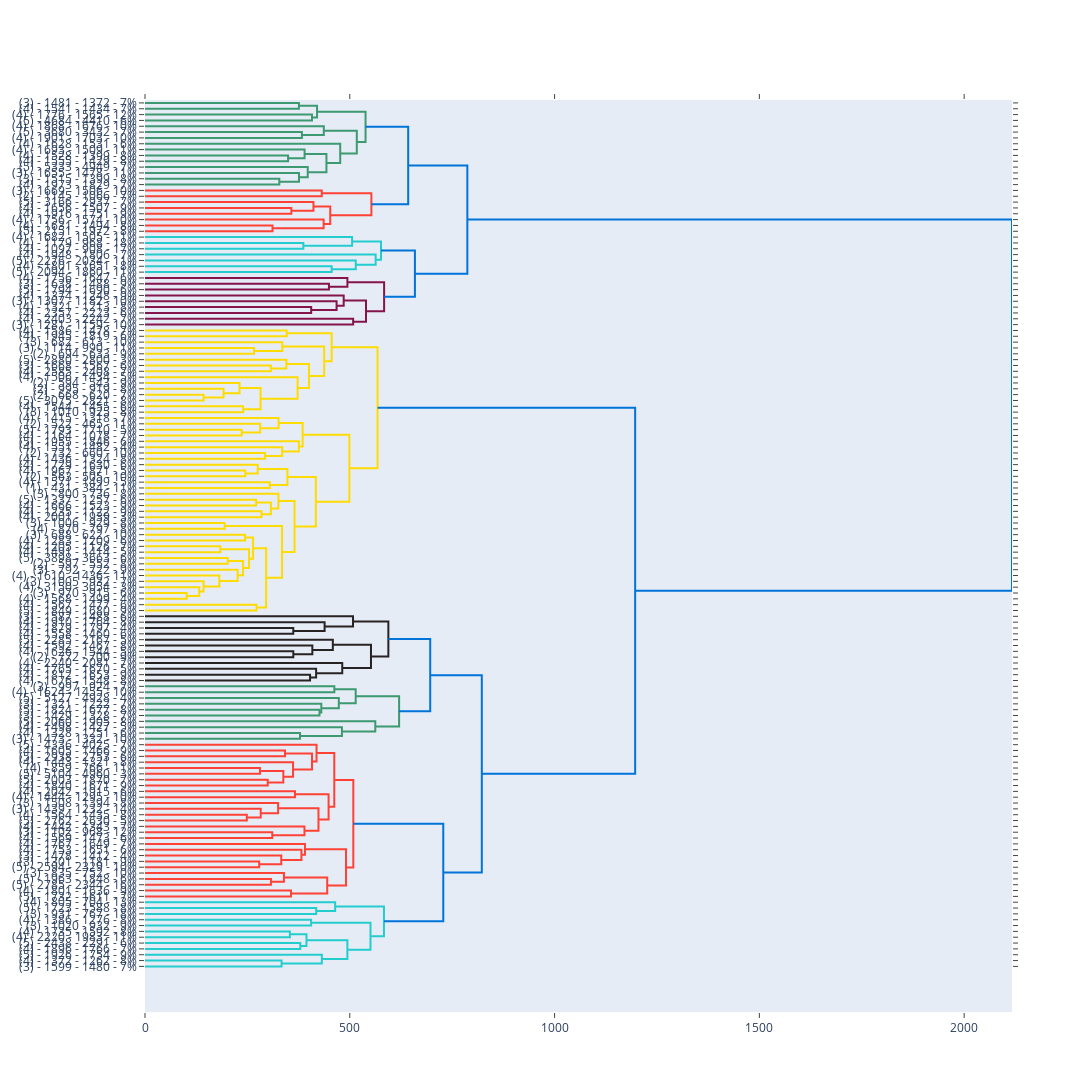

Notebook code cell kept with this figure:
### Code cell
import pandas as pd
import plotly.figure_factory as ff
from scipy.cluster.hierarchy import linkage

def create_dendrogram_from_csv(csv_path, color_threshold=825, width=1600, height=1800):
    clu_df = pd.read_csv(csv_path)
    if "Label" in clu_df.columns:
        labels = clu_df["Label"].values
        non_clustering = ["Hotel Name", "Label", "Hotel Stars", "Original Price", "Discount Price", "DiscountPerc"]
    else:
        labels = clu_df["Hotel Name"].values
        non_clustering = ["Hotel Name", "Hotel Stars", "Original Price", "Discount Price", "DiscountPerc"]
    X = clu_df.drop(columns=non_clustering, errors='ignore').values
    Z = linkage(X, method='ward')
    fig = ff.create_dendrogram(
        X,
        orientation='left',
        labels=labels,
        color_threshold=color_threshold,
        linkagefun=lambda x: Z
    )
    fig.update_layout(width=width, height=height)
    fig.show()
    return fig

color_threshold_list = [625]
for color_threshold in color_threshold_list:
    print(f'color_threshold={color_threshold}')
    create_dendrogram_from_csv("../data/hotels_clustering_data_with_summary.csv", color_threshold=color_threshold)

### Figure 1 — Plotly figure (JSON) as saved in the notebook; plotly's stock layout.template omitted (floating-point values rounded to 4 significant figures; data arrays with more than 128 entries replaced by an {"elided": "..."} marker saying what was removed)
{"data": [{"hoverinfo": "text", "marker": {"color": "rgb(61,153,112)"}, "mode": "lines", "type": "scatter", "x": [0.0, 375.7, 375.7, 0.0], "xaxis": "x", "y": [-5.0, -5.0, -15.0, -15.0], "yaxis": "y"}, {"hoverinfo": "text", "marker": {"color": "rgb(61,153,112)"}, "mode": "lines", "type": "scatter", "x": [0.0, 407.7, 407.7, 0.0], "xaxis": "x", "y": [-25.0, -25.0, -35.0, -35.0], "yaxis": "y"}, {"hoverinfo": "text", "marker": {"color": "rgb(61,153,112)"}, "mode": "lines", "type": "scatter", "x": [375.7, 420.0, 420.0, 407.7], "xaxis": "x", "y": [-10.0, -10.0, -30.0, -30.0], "yaxis": "y"}, {"hoverinfo": "text", "marker": {"color": "rgb(61,153,112)"}, "mode": "lines", "type": "scatter", "x": [0.0, 383.1, 383.1, 0.0], "xaxis": "x", "y": [-55.0, -55.0, -65.0, -65.0], "yaxis": "y"}, {"hoverinfo": "text", "marker": {"color": "rgb(61,153,112)"}, "mode": "lines", "type": "scatter", "x": [0.0, 436.6, 436.6, 383.1], "xaxis": "x", "y": [-45.0, -45.0, -60.0, -60.0], "yaxis": "y"}, {"hoverinfo": "text", "marker": {"color": "rgb(61,153,112)"}, "mode": "lines", "type": "scatter", "x": [0.0, 349.4, 349.4, 0.0], "xaxis": "x", "y": [-95.0, -95.0, -105.0, -105.0], "yaxis": "y"}, {"hoverinfo": "text", "marker": {"color": "rgb(61,153,112)"}, "mode": "lines", "type": "scatter", "x": [0.0, 389.6, 389.6, 349.4], "xaxis": "x", "y": [-85.0, -85.0, -100.0, -100.0], "yaxis": "y"}, {"hoverinfo": "text", "marker": {"color": "rgb(61,153,112)"}, "mode": "lines", "type": "scatter", "x": [0.0, 327.9, 327.9, 0.0], "xaxis": "x", "y": [-135.0, -135.0, -145.0, -145.0], "yaxis": "y"}, {"hoverinfo": "text", "marker": {"color": "rgb(61,153,112)"}, "mode": "lines", "type": "scatter", "x": [0.0, 375.9, 375.9, 327.9], "xaxis": "x", "y": [-125.0, -125.0, -140.0, -140.0], "yaxis": "y"}, {"hoverinfo": "text", "marker": {"color": "rgb(61,153,112)"}, "mode": "lines", "type": "scatter", "x": [0.0, 397.3, 397.3, 375.9], "xaxis": "x", "y": [-115.0, -115.0, -132.5, -132.5], "yaxis": "y"}, {"hoverinfo": "text", "marker": {"color": "rgb(61,153,112)"}, "mode": "lines", "type": "scatter", "x": [389.6, 443.0, 443.0, 397.3], "xaxis": "x", "y": [-92.5, -92.5, -123.8, -123.8], "yaxis": "y"}, {"hoverinfo": "text", "marker": {"color": "rgb(61,153,112)"}, "mode": "lines", "type": "scatter", "x": [0.0, 476.6, 476.6, 443.0], "xaxis": "x", "y": [-75.0, -75.0, -108.1, -108.1], "yaxis": "y"}, {"hoverinfo": "text", "marker": {"color": "rgb(61,153,112)"}, "mode": "lines", "type": "scatter", "x": [436.6, 517.1, 517.1, 476.6], "xaxis": "x", "y": [-52.5, -52.5, -91.56, -91.56], "yaxis": "y"}, {"hoverinfo": "text", "marker": {"color": "rgb(61,153,112)"}, "mode": "lines", "type": "scatter", "x": [420.0, 538.5, 538.5, 517.1], "xaxis": "x", "y": [-20.0, -20.0, -72.03, -72.03], "yaxis": "y"}, {"hoverinfo": "text", "marker": {"color": "rgb(255,65,54)"}, "mode": "lines", "type": "scatter", "x": [0.0, 431.6, 431.6, 0.0], "xaxis": "x", "y": [-155.0, -155.0, -165.0, -165.0], "yaxis": "y"}, {"hoverinfo": "text", "marker": {"color": "rgb(255,65,54)"}, "mode": "lines", "type": "scatter", "x": [0.0, 357.3, 357.3, 0.0], "xaxis": "x", "y": [-185.0, -185.0, -195.0, -195.0], "yaxis": "y"}, {"hoverinfo": "text", "marker": {"color": "rgb(255,65,54)"}, "mode": "lines", "type": "scatter", "x": [0.0, 411.3, 411.3, 357.3], "xaxis": "x", "y": [-175.0, -175.0, -190.0, -190.0], "yaxis": "y"}, {"hoverinfo": "text", "marker": {"color": "rgb(255,65,54)"}, "mode": "lines", "type": "scatter", "x": [0.0, 311.3, 311.3, 0.0], "xaxis": "x", "y": [-215.0, -215.0, -225.0, -225.0], "yaxis": "y"}, {"hoverinfo": "text", "marker": {"color": "rgb(255,65,54)"}, "mode": "lines", "type": "scatter", "x": [0.0, 436.1, 436.1, 311.3], "xaxis": "x", "y": [-205.0, -205.0, -220.0, -220.0], "yaxis": "y"}, {"hoverinfo": "text", "marker": {"color": "rgb(255,65,54)"}, "mode": "lines", "type": "scatter", "x": [411.3, 452.3, 452.3, 436.1], "xaxis": "x", "y": [-182.5, -182.5, -212.5, -212.5], "yaxis": "y"}, {"hoverinfo": "text", "marker": {"color": "rgb(255,65,54)"}, "mode": "lines", "type": "scatter", "x": [431.6, 552.7, 552.7, 452.3], "xaxis": "x", "y": [-160.0, -160.0, -197.5, -197.5], "yaxis": "y"}, {"hoverinfo": "text", "marker": {"color": "rgb(0,116,217)"}, "mode": "lines", "type": "scatter", "x": [538.5, 642.6, 642.6, 552.7], "xaxis": "x", "y": [-46.02, -46.02, -178.8, -178.8], "yaxis": "y"}, {"hoverinfo": "text", "marker": {"color": "rgb(35,205,205)"}, "mode": "lines", "type": "scatter", "x": [0.0, 386.6, 386.6, 0.0], "xaxis": "x", "y": [-245.0, -245.0, -255.0, -255.0], "yaxis": "y"}, {"hoverinfo": "text", "marker": {"color": "rgb(35,205,205)"}, "mode": "lines", "type": "scatter", "x": [0.0, 505.6, 505.6, 386.6], "xaxis": "x", "y": [-235.0, -235.0, -250.0, -250.0], "yaxis": "y"}, {"hoverinfo": "text", "marker": {"color": "rgb(35,205,205)"}, "mode": "lines", "type": "scatter", "x": [0.0, 455.8, 455.8, 0.0], "xaxis": "x", "y": [-285.0, -285.0, -295.0, -295.0], "yaxis": "y"}, {"hoverinfo": "text", "marker": {"color": "rgb(35,205,205)"}, "mode": "lines", "type": "scatter", "x": [0.0, 514.6, 514.6, 455.8], "xaxis": "x", "y": [-275.0, -275.0, -290.0, -290.0], "yaxis": "y"}, {"hoverinfo": "text", "marker": {"color": "rgb(35,205,205)"}, "mode": "lines", "type": "scatter", "x": [0.0, 563.2, 563.2, 514.6], "xaxis": "x", "y": [-265.0, -265.0, -282.5, -282.5], "yaxis": "y"}, {"hoverinfo": "text", "marker": {"color": "rgb(35,205,205)"}, "mode": "lines", "type": "scatter", "x": [505.6, 576.2, 576.2, 563.2], "xaxis": "x", "y": [-242.5, -242.5, -273.8, -273.8], "yaxis": "y"}, {"hoverinfo": "text", "marker": {"color": "rgb(133,20,75)"}, "mode": "lines", "type": "scatter", "x": [0.0, 449.1, 449.1, 0.0], "xaxis": "x", "y": [-315.0, -315.0, -325.0, -325.0], "yaxis": "y"}, {"hoverinfo": "text", "marker": {"color": "rgb(133,20,75)"}, "mode": "lines", "type": "scatter", "x": [0.0, 494.2, 494.2, 449.1], "xaxis": "x", "y": [-305.0, -305.0, -320.0, -320.0], "yaxis": "y"}, {"hoverinfo": "text", "marker": {"color": "rgb(133,20,75)"}, "mode": "lines", "type": "scatter", "x": [0.0, 405.7, 405.7, 0.0], "xaxis": "x", "y": [-355.0, -355.0, -365.0, -365.0], "yaxis": "y"}, {"hoverinfo": "text", "marker": {"color": "rgb(133,20,75)"}, "mode": "lines", "type": "scatter", "x": [0.0, 467.8, 467.8, 405.7], "xaxis": "x", "y": [-345.0, -345.0, -360.0, -360.0], "yaxis": "y"}, {"hoverinfo": "text", "marker": {"color": "rgb(133,20,75)"}, "mode": "lines", "type": "scatter", "x": [0.0, 485.1, 485.1, 467.8], "xaxis": "x", "y": [-335.0, -335.0, -352.5, -352.5], "yaxis": "y"}, {"hoverinfo": "text", "marker": {"color": "rgb(133,20,75)"}, "mode": "lines", "type": "scatter", "x": [0.0, 508.2, 508.2, 0.0], "xaxis": "x", "y": [-375.0, -375.0, -385.0, -385.0], "yaxis": "y"}, {"hoverinfo": "text", "marker": {"color": "rgb(133,20,75)"}, "mode": "lines", "type": "scatter", "x": [485.1, 539.6, 539.6, 508.2], "xaxis": "x", "y": [-343.8, -343.8, -380.0, -380.0], "yaxis": "y"}, {"hoverinfo": "text", "marker": {"color": "rgb(133,20,75)"}, "mode": "lines", "type": "scatter", "x": [494.2, 583.8, 583.8, 539.6], "xaxis": "x", "y": [-312.5, -312.5, -361.9, -361.9], "yaxis": "y"}, {"hoverinfo": "text", "marker": {"color": "rgb(0,116,217)"}, "mode": "lines", "type": "scatter", "x": [576.2, 659.0, 659.0, 583.8], "xaxis": "x", "y": [-258.1, -258.1, -337.2, -337.2], "yaxis": "y"}, {"hoverinfo": "text", "marker": {"color": "rgb(0,116,217)"}, "mode": "lines", "type": "scatter", "x": [642.6, 787.0, 787.0, 659.0], "xaxis": "x", "y": [-112.4, -112.4, -297.7, -297.7], "yaxis": "y"}, {"hoverinfo": "text", "marker": {"color": "rgb(255,220,0)"}, "mode": "lines", "type": "scatter", "x": [0.0, 346.0, 346.0, 0.0], "xaxis": "x", "y": [-395.0, -395.0, -405.0, -405.0], "yaxis": "y"}, {"hoverinfo": "text", "marker": {"color": "rgb(255,220,0)"}, "mode": "lines", "type": "scatter", "x": [0.0, 266.2, 266.2, 0.0], "xaxis": "x", "y": [-425.0, -425.0, -435.0, -435.0], "yaxis": "y"}, {"hoverinfo": "text", "marker": {"color": "rgb(255,220,0)"}, "mode": "lines", "type": "scatter", "x": [0.0, 335.2, 335.2, 266.2], "xaxis": "x", "y": [-415.0, -415.0, -430.0, -430.0], "yaxis": "y"}, {"hoverinfo": "text", "marker": {"color": "rgb(255,220,0)"}, "mode": "lines", "type": "scatter", "x": [0.0, 307.2, 307.2, 0.0], "xaxis": "x", "y": [-455.0, -455.0, -465.0, -465.0], "yaxis": "y"}, {"hoverinfo": "text", "marker": {"color": "rgb(255,220,0)"}, "mode": "lines", "type": "scatter", "x": [0.0, 345.2, 345.2, 307.2], "xaxis": "x", "y": [-445.0, -445.0, -460.0, -460.0], "yaxis": "y"}, {"hoverinfo": "text", "marker": {"color": "rgb(255,220,0)"}, "mode": "lines", "type": "scatter", "x": [0.0, 143.1, 143.1, 0.0], "xaxis": "x", "y": [-505.0, -505.0, -515.0, -515.0], "yaxis": "y"}, {"hoverinfo": "text", "marker": {"color": "rgb(255,220,0)"}, "mode": "lines", "type": "scatter", "x": [0.0, 191.7, 191.7, 143.1], "xaxis": "x", "y": [-495.0, -495.0, -510.0, -510.0], "yaxis": "y"}, {"hoverinfo": "text", "marker": {"color": "rgb(255,220,0)"}, "mode": "lines", "type": "scatter", "x": [0.0, 230.8, 230.8, 191.7], "xaxis": "x", "y": [-485.0, -485.0, -502.5, -502.5], "yaxis": "y"}, {"hoverinfo": "text", "marker": {"color": "rgb(255,220,0)"}, "mode": "lines", "type": "scatter", "x": [0.0, 239.7, 239.7, 0.0], "xaxis": "x", "y": [-525.0, -525.0, -535.0, -535.0], "yaxis": "y"}, {"hoverinfo": "text", "marker": {"color": "rgb(255,220,0)"}, "mode": "lines", "type": "scatter", "x": [230.8, 282.1, 282.1, 239.7], "xaxis": "x", "y": [-493.8, -493.8, -530.0, -530.0], "yaxis": "y"}, {"hoverinfo": "text", "marker": {"color": "rgb(255,220,0)"}, "mode": "lines", "type": "scatter", "x": [0.0, 372.6, 372.6, 282.1], "xaxis": "x", "y": [-475.0, -475.0, -511.9, -511.9], "yaxis": "y"}, {"hoverinfo": "text", "marker": {"color": "rgb(255,220,0)"}, "mode": "lines", "type": "scatter", "x": [345.2, 400.3, 400.3, 372.6], "xaxis": "x", "y": [-452.5, -452.5, -493.4, -493.4], "yaxis": "y"}, {"hoverinfo": "text", "marker": {"color": "rgb(255,220,0)"}, "mode": "lines", "type": "scatter", "x": [335.2, 437.5, 437.5, 400.3], "xaxis": "x", "y": [-422.5, -422.5, -473.0, -473.0], "yaxis": "y"}, {"hoverinfo": "text", "marker": {"color": "rgb(255,220,0)"}, "mode": "lines", "type": "scatter", "x": [346.0, 455.8, 455.8, 437.5], "xaxis": "x", "y": [-400.0, -400.0, -447.7, -447.7], "yaxis": "y"}, {"hoverinfo": "text", "marker": {"color": "rgb(255,220,0)"}, "mode": "lines", "type": "scatter", "x": [0.0, 236.2, 236.2, 0.0], "xaxis": "x", "y": [-565.0, -565.0, -575.0, -575.0], "yaxis": "y"}, {"hoverinfo": "text", "marker": {"color": "rgb(255,220,0)"}, "mode": "lines", "type": "scatter", "x": [0.0, 281.2, 281.2, 236.2], "xaxis": "x", "y": [-555.0, -555.0, -570.0, -570.0], "yaxis": "y"}, {"hoverinfo": "text", "marker": {"color": "rgb(255,220,0)"}, "mode": "lines", "type": "scatter", "x": [0.0, 326.1, 326.1, 281.2], "xaxis": "x", "y": [-545.0, -545.0, -562.5, -562.5], "yaxis": "y"}, {"hoverinfo": "text", "marker": {"color": "rgb(255,220,0)"}, "mode": "lines", "type": "scatter", "x": [0.0, 293.1, 293.1, 0.0], "xaxis": "x", "y": [-605.0, -605.0, -615.0, -615.0], "yaxis": "y"}, {"hoverinfo": "text", "marker": {"color": "rgb(255,220,0)"}, "mode": "lines", "type": "scatter", "x": [0.0, 335.0, 335.0, 293.1], "xaxis": "x", "y": [-595.0, -595.0, -610.0, -610.0], "yaxis": "y"}, {"hoverinfo": "text", "marker": {"color": "rgb(255,220,0)"}, "mode": "lines", "type": "scatter", "x": [0.0, 375.6, 375.6, 335.0], "xaxis": "x", "y": [-585.0, -585.0, -602.5, -602.5], "yaxis": "y"}, {"hoverinfo": "text", "marker": {"color": "rgb(255,220,0)"}, "mode": "lines", "type": "scatter", "x": [326.1, 384.9, 384.9, 375.6], "xaxis": "x", "y": [-553.8, -553.8, -593.8, -593.8], "yaxis": "y"}, {"hoverinfo": "text", "marker": {"color": "rgb(255,220,0)"}, "mode": "lines", "type": "scatter", "x": [0.0, 245.0, 245.0, 0.0], "xaxis": "x", "y": [-635.0, -635.0, -645.0, -645.0], "yaxis": "y"}, {"hoverinfo": "text", "marker": {"color": "rgb(255,220,0)"}, "mode": "lines", "type": "scatter", "x": [0.0, 275.3, 275.3, 245.0], "xaxis": "x", "y": [-625.0, -625.0, -640.0, -640.0], "yaxis": "y"}, {"hoverinfo": "text", "marker": {"color": "rgb(255,220,0)"}, "mode": "lines", "type": "scatter", "x": [0.0, 304.6, 304.6, 0.0], "xaxis": "x", "y": [-655.0, -655.0, -665.0, -665.0], "yaxis": "y"}, {"hoverinfo": "text", "marker": {"color": "rgb(255,220,0)"}, "mode": "lines", "type": "scatter", "x": [275.3, 347.6, 347.6, 304.6], "xaxis": "x", "y": [-632.5, -632.5, -660.0, -660.0], "yaxis": "y"}, {"hoverinfo": "text", "marker": {"color": "rgb(255,220,0)"}, "mode": "lines", "type": "scatter", "x": [0.0, 271.3, 271.3, 0.0], "xaxis": "x", "y": [-685.0, -685.0, -695.0, -695.0], "yaxis": "y"}, {"hoverinfo": "text", "marker": {"color": "rgb(255,220,0)"}, "mode": "lines", "type": "scatter", "x": [0.0, 284.5, 284.5, 0.0], "xaxis": "x", "y": [-705.0, -705.0, -715.0, -715.0], "yaxis": "y"}, {"hoverinfo": "text", "marker": {"color": "rgb(255,220,0)"}, "mode": "lines", "type": "scatter", "x": [271.3, 307.4, 307.4, 284.5], "xaxis": "x", "y": [-690.0, -690.0, -710.0, -710.0], "yaxis": "y"}, {"hoverinfo": "text", "marker": {"color": "rgb(255,220,0)"}, "mode": "lines", "type": "scatter", "x": [0.0, 325.7, 325.7, 307.4], "xaxis": "x", "y": [-675.0, -675.0, -700.0, -700.0], "yaxis": "y"}, {"hoverinfo": "text", "marker": {"color": "rgb(255,220,0)"}, "mode": "lines", "type": "scatter", "x": [0.0, 194.5, 194.5, 0.0], "xaxis": "x", "y": [-725.0, -725.0, -735.0, -735.0], "yaxis": "y"}, {"hoverinfo": "text", "marker": {"color": "rgb(255,220,0)"}, "mode": "lines", "type": "scatter", "x": [0.0, 244.3, 244.3, 0.0], "xaxis": "x", "y": [-745.0, -745.0, -755.0, -755.0], "yaxis": "y"}, {"hoverinfo": "text", "marker": {"color": "rgb(255,220,0)"}, "mode": "lines", "type": "scatter", "x": [0.0, 184.0, 184.0, 0.0], "xaxis": "x", "y": [-765.0, -765.0, -775.0, -775.0], "yaxis": "y"}, {"hoverinfo": "text", "marker": {"color": "rgb(255,220,0)"}, "mode": "lines", "type": "scatter", "x": [0.0, 201.9, 201.9, 0.0], "xaxis": "x", "y": [-785.0, -785.0, -795.0, -795.0], "yaxis": "y"}, {"hoverinfo": "text", "marker": {"color": "rgb(255,220,0)"}, "mode": "lines", "type": "scatter", "x": [0.0, 101.6, 101.6, 0.0], "xaxis": "x", "y": [-845.0, -845.0, -855.0, -855.0], "yaxis": "y"}, {"hoverinfo": "text", "marker": {"color": "rgb(255,220,0)"}, "mode": "lines", "type": "scatter", "x": [0.0, 132.5, 132.5, 101.6], "xaxis": "x", "y": [-835.0, -835.0, -850.0, -850.0], "yaxis": "y"}, {"hoverinfo": "text", "marker": {"color": "rgb(255,220,0)"}, "mode": "lines", "type": "scatter", "x": [0.0, 143.0, 143.0, 132.5], "xaxis": "x", "y": [-825.0, -825.0, -842.5, -842.5], "yaxis": "y"}, {"hoverinfo": "text", "marker": {"color": "rgb(255,220,0)"}, "mode": "lines", "type": "scatter", "x": [0.0, 181.5, 181.5, 143.0], "xaxis": "x", "y": [-815.0, -815.0, -833.8, -833.8], "yaxis": "y"}, {"hoverinfo": "text", "marker": {"color": "rgb(255,220,0)"}, "mode": "lines", "type": "scatter", "x": [0.0, 226.2, 226.2, 181.5], "xaxis": "x", "y": [-805.0, -805.0, -824.4, -824.4], "yaxis": "y"}, {"hoverinfo": "text", "marker": {"color": "rgb(255,220,0)"}, "mode": "lines", "type": "scatter", "x": [201.9, 239.3, 239.3, 226.2], "xaxis": "x", "y": [-790.0, -790.0, -814.7, -814.7], "yaxis": "y"}, {"hoverinfo": "text", "marker": {"color": "rgb(255,220,0)"}, "mode": "lines", "type": "scatter", "x": [184.0, 254.0, 254.0, 239.3], "xaxis": "x", "y": [-770.0, -770.0, -802.3, -802.3], "yaxis": "y"}, {"hoverinfo": "text", "marker": {"color": "rgb(255,220,0)"}, "mode": "lines", "type": "scatter", "x": [244.3, 263.8, 263.8, 254.0], "xaxis": "x", "y": [-750.0, -750.0, -786.2, -786.2], "yaxis": "y"}, {"hoverinfo": "text", "marker": {"color": "rgb(255,220,0)"}, "mode": "lines", "type": "scatter", "x": [0.0, 272.3, 272.3, 0.0], "xaxis": "x", "y": [-865.0, -865.0, -875.0, -875.0], "yaxis": "y"}, {"hoverinfo": "text", "marker": {"color": "rgb(255,220,0)"}, "mode": "lines", "type": "scatter", "x": [263.8, 295.8, 295.8, 272.3], "xaxis": "x", "y": [-768.1, -768.1, -870.0, -870.0], "yaxis": "y"}, {"hoverinfo": "text", "marker": {"color": "rgb(255,220,0)"}, "mode": "lines", "type": "scatter", "x": [194.5, 334.6, 334.6, 295.8], "xaxis": "x", "y": [-730.0, -730.0, -819.0, -819.0], "yaxis": "y"}, {"hoverinfo": "text", "marker": {"color": "rgb(255,220,0)"}, "mode": "lines", "type": "scatter", "x": [325.7, 365.2, 365.2, 334.6], "xaxis": "x", "y": [-687.5, -687.5, -774.5, -774.5], "yaxis": "y"}, {"hoverinfo": "text", "marker": {"color": "rgb(255,220,0)"}, "mode": "lines", "type": "scatter", "x": [347.6, 417.2, 417.2, 365.2], "xaxis": "x", "y": [-646.2, -646.2, -731.0, -731.0], "yaxis": "y"}, {"hoverinfo": "text", "marker": {"color": "rgb(255,220,0)"}, "mode": "lines", "type": "scatter", "x": [384.9, 499.0, 499.0, 417.2], "xaxis": "x", "y": [-573.8, -573.8, -688.6, -688.6], "yaxis": "y"}, {"hoverinfo": "text", "marker": {"color": "rgb(255,220,0)"}, "mode": "lines", "type": "scatter", "x": [455.8, 567.7, 567.7, 499.0], "xaxis": "x", "y": [-423.9, -423.9, -631.2, -631.2], "yaxis": "y"}, {"hoverinfo": "text", "marker": {"color": "rgb(40,35,35)"}, "mode": "lines", "type": "scatter", "x": [0.0, 362.0, 362.0, 0.0], "xaxis": "x", "y": [-905.0, -905.0, -915.0, -915.0], "yaxis": "y"}, {"hoverinfo": "text", "marker": {"color": "rgb(40,35,35)"}, "mode": "lines", "type": "scatter", "x": [0.0, 438.5, 438.5, 362.0], "xaxis": "x", "y": [-895.0, -895.0, -910.0, -910.0], "yaxis": "y"}, {"hoverinfo": "text", "marker": {"color": "rgb(40,35,35)"}, "mode": "lines", "type": "scatter", "x": [0.0, 507.9, 507.9, 438.5], "xaxis": "x", "y": [-885.0, -885.0, -902.5, -902.5], "yaxis": "y"}, {"hoverinfo": "text", "marker": {"color": "rgb(40,35,35)"}, "mode": "lines", "type": "scatter", "x": [0.0, 362.1, 362.1, 0.0], "xaxis": "x", "y": [-945.0, -945.0, -955.0, -955.0], "yaxis": "y"}, {"hoverinfo": "text", "marker": {"color": "rgb(40,35,35)"}, "mode": "lines", "type": "scatter", "x": [0.0, 408.6, 408.6, 362.1], "xaxis": "x", "y": [-935.0, -935.0, -950.0, -950.0], "yaxis": "y"}, {"hoverinfo": "text", "marker": {"color": "rgb(40,35,35)"}, "mode": "lines", "type": "scatter", "x": [0.0, 458.6, 458.6, 408.6], "xaxis": "x", "y": [-925.0, -925.0, -942.5, -942.5], "yaxis": "y"}, {"hoverinfo": "text", "marker": {"color": "rgb(40,35,35)"}, "mode": "lines", "type": "scatter", "x": [0.0, 403.0, 403.0, 0.0], "xaxis": "x", "y": [-985.0, -985.0, -995.0, -995.0], "yaxis": "y"}, {"hoverinfo": "text", "marker": {"color": "rgb(40,35,35)"}, "mode": "lines", "type": "scatter", "x": [0.0, 417.8, 417.8, 403.0], "xaxis": "x", "y": [-975.0, -975.0, -990.0, -990.0], "yaxis": "y"}, {"hoverinfo": "text", "marker": {"color": "rgb(40,35,35)"}, "mode": "lines", "type": "scatter", "x": [0.0, 481.6, 481.6, 417.8], "xaxis": "x", "y": [-965.0, -965.0, -982.5, -982.5], "yaxis": "y"}, {"hoverinfo": "text", "marker": {"color": "rgb(40,35,35)"}, "mode": "lines", "type": "scatter", "x": [458.6, 551.7, 551.7, 481.6], "xaxis": "x", "y": [-933.8, -933.8, -973.8, -973.8], "yaxis": "y"}, {"hoverinfo": "text", "marker": {"color": "rgb(40,35,35)"}, "mode": "lines", "type": "scatter", "x": [507.9, 594.1, 594.1, 551.7], "xaxis": "x", "y": [-893.8, -893.8, -953.8, -953.8], "yaxis": "y"}, {"hoverinfo": "text", "marker": {"color": "rgb(61,153,112)"}, "mode": "lines", "type": "scatter", "x": [0.0, 462.3, 462.3, 0.0], "xaxis": "x", "y": [-1005.0, -1005.0, -1015.0, -1015.0], "yaxis": "y"}, {"hoverinfo": "text", "marker": {"color": "rgb(61,153,112)"}, "mode": "lines", "type": "scatter", "x": [0.0, 426.0, 426.0, 0.0], "xaxis": "x", "y": [-1045.0, -1045.0, -1055.0, -1055.0], "yaxis": "y"}, {"hoverinfo": "text", "marker": {"color": "rgb(61,153,112)"}, "mode": "lines", "type": "scatter", "x": [0.0, 430.5, 430.5, 426.0], "xaxis": "x", "y": [-1035.0, -1035.0, -1050.0, -1050.0], "yaxis": "y"}, {"hoverinfo": "text", "marker": {"color": "rgb(61,153,112)"}, "mode": "lines", "type": "scatter", "x": [0.0, 473.2, 473.2, 430.5], "xaxis": "x", "y": [-1025.0, -1025.0, -1042.0, -1042.0], "yaxis": "y"}, {"hoverinfo": "text", "marker": {"color": "rgb(61,153,112)"}, "mode": "lines", "type": "scatter", "x": [462.3, 514.4, 514.4, 473.2], "xaxis": "x", "y": [-1010.0, -1010.0, -1034.0, -1034.0], "yaxis": "y"}, {"hoverinfo": "text", "marker": {"color": "rgb(61,153,112)"}, "mode": "lines", "type": "scatter", "x": [0.0, 378.5, 378.5, 0.0], "xaxis": "x", "y": [-1085.0, -1085.0, -1095.0, -1095.0], "yaxis": "y"}, {"hoverinfo": "text", "marker": {"color": "rgb(61,153,112)"}, "mode": "lines", "type": "scatter", "x": [0.0, 480.8, 480.8, 378.5], "xaxis": "x", "y": [-1075.0, -1075.0, -1090.0, -1090.0], "yaxis": "y"}, {"hoverinfo": "text", "marker": {"color": "rgb(61,153,112)"}, "mode": "lines", "type": "scatter", "x": [0.0, 562.3, 562.3, 480.8], "xaxis": "x", "y": [-1065.0, -1065.0, -1082.0, -1082.0], "yaxis": "y"}, {"hoverinfo": "text", "marker": {"color": "rgb(61,153,112)"}, "mode": "lines", "type": "scatter", "x": [514.4, 620.4, 620.4, 562.3], "xaxis": "x", "y": [-1022.0, -1022.0, -1074.0, -1074.0], "yaxis": "y"}, {"hoverinfo": "text", "marker": {"color": "rgb(0,116,217)"}, "mode": "lines", "type": "scatter", "x": [594.1, 696.3, 696.3, 620.4], "xaxis": "x", "y": [-923.8, -923.8, -1048.0, -1048.0], "yaxis": "y"}, {"hoverinfo": "text", "marker": {"color": "rgb(255,65,54)"}, "mode": "lines", "type": "scatter", "x": [0.0, 341.7, 341.7, 0.0], "xaxis": "x", "y": [-1115.0, -1115.0, -1125.0, -1125.0], "yaxis": "y"}, {"hoverinfo": "text", "marker": {"color": "rgb(255,65,54)"}, "mode": "lines", "type": "scatter", "x": [0.0, 280.7, 280.7, 0.0], "xaxis": "x", "y": [-1145.0, -1145.0, -1155.0, -1155.0], "yaxis": "y"}, {"hoverinfo": "text", "marker": {"color": "rgb(255,65,54)"}, "mode": "lines", "type": "scatter", "x": [0.0, 299.7, 299.7, 0.0], "xaxis": "x", "y": [-1165.0, -1165.0, -1175.0, -1175.0], "yaxis": "y"}, {"hoverinfo": "text", "marker": {"color": "rgb(255,65,54)"}, "mode": "lines", "type": "scatter", "x": [280.7, 337.7, 337.7, 299.7], "xaxis": "x", "y": [-1150.0, -1150.0, -1170.0, -1170.0], "yaxis": "y"}, {"hoverinfo": "text", "marker": {"color": "rgb(255,65,54)"}, "mode": "lines", "type": "scatter", "x": [0.0, 361.5, 361.5, 337.7], "xaxis": "x", "y": [-1135.0, -1135.0, -1160.0, -1160.0], "yaxis": "y"}, {"hoverinfo": "text", "marker": {"color": "rgb(255,65,54)"}, "mode": "lines", "type": "scatter", "x": [341.7, 407.8, 407.8, 361.5], "xaxis": "x", "y": [-1120.0, -1120.0, -1148.0, -1148.0], "yaxis": "y"}, {"hoverinfo": "text", "marker": {"color": "rgb(255,65,54)"}, "mode": "lines", "type": "scatter", "x": [0.0, 418.8, 418.8, 407.8], "xaxis": "x", "y": [-1105.0, -1105.0, -1134.0, -1134.0], "yaxis": "y"}, {"hoverinfo": "text", "marker": {"color": "rgb(255,65,54)"}, "mode": "lines", "type": "scatter", "x": [0.0, 366.1, 366.1, 0.0], "xaxis": "x", "y": [-1185.0, -1185.0, -1195.0, -1195.0], "yaxis": "y"}, {"hoverinfo": "text", "marker": {"color": "rgb(255,65,54)"}, "mode": "lines", "type": "scatter", "x": [0.0, 248.5, 248.5, 0.0], "xaxis": "x", "y": [-1225.0, -1225.0, -1235.0, -1235.0], "yaxis": "y"}, {"hoverinfo": "text", "marker": {"color": "rgb(255,65,54)"}, "mode": "lines", "type": "scatter", "x": [0.0, 282.6, 282.6, 248.5], "xaxis": "x", "y": [-1215.0, -1215.0, -1230.0, -1230.0], "yaxis": "y"}, {"hoverinfo": "text", "marker": {"color": "rgb(255,65,54)"}, "mode": "lines", "type": "scatter", "x": [0.0, 325.0, 325.0, 282.6], "xaxis": "x", "y": [-1205.0, -1205.0, -1222.0, -1222.0], "yaxis": "y"}, {"hoverinfo": "text", "marker": {"color": "rgb(255,65,54)"}, "mode": "lines", "type": "scatter", "x": [0.0, 310.8, 310.8, 0.0], "xaxis": "x", "y": [-1255.0, -1255.0, -1265.0, -1265.0], "yaxis": "y"}, {"hoverinfo": "text", "marker": {"color": "rgb(255,65,54)"}, "mode": "lines", "type": "scatter", "x": [0.0, 389.4, 389.4, 310.8], "xaxis": "x", "y": [-1245.0, -1245.0, -1260.0, -1260.0], "yaxis": "y"}, {"hoverinfo": "text", "marker": {"color": "rgb(255,65,54)"}, "mode": "lines", "type": "scatter", "x": [325.0, 423.6, 423.6, 389.4], "xaxis": "x", "y": [-1214.0, -1214.0, -1252.0, -1252.0], "yaxis": "y"}, {"hoverinfo": "text", "marker": {"color": "rgb(255,65,54)"}, "mode": "lines", "type": "scatter", "x": [366.1, 448.2, 448.2, 423.6], "xaxis": "x", "y": [-1190.0, -1190.0, -1233.0, -1233.0], "yaxis": "y"}, {"hoverinfo": "text", "marker": {"color": "rgb(255,65,54)"}, "mode": "lines", "type": "scatter", "x": [418.8, 462.1, 462.1, 448.2], "xaxis": "x", "y": [-1119.0, -1119.0, -1212.0, -1212.0], "yaxis": "y"}, {"hoverinfo": "text", "marker": {"color": "rgb(255,65,54)"}, "mode": "lines", "type": "scatter", "x": [0.0, 278.8, 278.8, 0.0], "xaxis": "x", "y": [-1305.0, -1305.0, -1315.0, -1315.0], "yaxis": "y"}, {"hoverinfo": "text", "marker": {"color": "rgb(255,65,54)"}, "mode": "lines", "type": "scatter", "x": [0.0, 332.7, 332.7, 278.8], "xaxis": "x", "y": [-1295.0, -1295.0, -1310.0, -1310.0], "yaxis": "y"}, {"hoverinfo": "text", "marker": {"color": "rgb(255,65,54)"}, "mode": "lines", "type": "scatter", "x": [0.0, 381.9, 381.9, 332.7], "xaxis": "x", "y": [-1285.0, -1285.0, -1302.0, -1302.0], "yaxis": "y"}, {"hoverinfo": "text", "marker": {"color": "rgb(255,65,54)"}, "mode": "lines", "type": "scatter", "x": [0.0, 390.5, 390.5, 381.9], "xaxis": "x", "y": [-1275.0, -1275.0, -1294.0, -1294.0], "yaxis": "y"}, {"hoverinfo": "text", "marker": {"color": "rgb(255,65,54)"}, "mode": "lines", "type": "scatter", "x": [0.0, 307.5, 307.5, 0.0], "xaxis": "x", "y": [-1335.0, -1335.0, -1345.0, -1345.0], "yaxis": "y"}, {"hoverinfo": "text", "marker": {"color": "rgb(255,65,54)"}, "mode": "lines", "type": "scatter", "x": [0.0, 339.2, 339.2, 307.5], "xaxis": "x", "y": [-1325.0, -1325.0, -1340.0, -1340.0], "yaxis": "y"}, {"hoverinfo": "text", "marker": {"color": "rgb(255,65,54)"}, "mode": "lines", "type": "scatter", "x": [0.0, 356.5, 356.5, 0.0], "xaxis": "x", "y": [-1355.0, -1355.0, -1365.0, -1365.0], "yaxis": "y"}, {"hoverinfo": "text", "marker": {"color": "rgb(255,65,54)"}, "mode": "lines", "type": "scatter", "x": [339.2, 444.9, 444.9, 356.5], "xaxis": "x", "y": [-1332.0, -1332.0, -1360.0, -1360.0], "yaxis": "y"}, {"hoverinfo": "text", "marker": {"color": "rgb(255,65,54)"}, "mode": "lines", "type": "scatter", "x": [390.5, 490.8, 490.8, 444.9], "xaxis": "x", "y": [-1284.0, -1284.0, -1346.0, -1346.0], "yaxis": "y"}, {"hoverinfo": "text", "marker": {"color": "rgb(255,65,54)"}, "mode": "lines", "type": "scatter", "x": [462.1, 508.6, 508.6, 490.8], "xaxis": "x", "y": [-1165.0, -1165.0, -1315.0, -1315.0], "yaxis": "y"}, {"hoverinfo": "text", "marker": {"color": "rgb(35,205,205)"}, "mode": "lines", "type": "scatter", "x": [0.0, 418.0, 418.0, 0.0], "xaxis": "x", "y": [-1385.0, -1385.0, -1395.0, -1395.0], "yaxis": "y"}, {"hoverinfo": "text", "marker": {"color": "rgb(35,205,205)"}, "mode": "lines", "type": "scatter", "x": [0.0, 464.3, 464.3, 418.0], "xaxis": "x", "y": [-1375.0, -1375.0, -1390.0, -1390.0], "yaxis": "y"}, {"hoverinfo": "text", "marker": {"color": "rgb(35,205,205)"}, "mode": "lines", "type": "scatter", "x": [0.0, 405.5, 405.5, 0.0], "xaxis": "x", "y": [-1405.0, -1405.0, -1415.0, -1415.0], "yaxis": "y"}, {"hoverinfo": "text", "marker": {"color": "rgb(35,205,205)"}, "mode": "lines", "type": "scatter", "x": [0.0, 353.7, 353.7, 0.0], "xaxis": "x", "y": [-1425.0, -1425.0, -1435.0, -1435.0], "yaxis": "y"}, {"hoverinfo": "text", "marker": {"color": "rgb(35,205,205)"}, "mode": "lines", "type": "scatter", "x": [0.0, 379.1, 379.1, 0.0], "xaxis": "x", "y": [-1445.0, -1445.0, -1455.0, -1455.0], "yaxis": "y"}, {"hoverinfo": "text", "marker": {"color": "rgb(35,205,205)"}, "mode": "lines", "type": "scatter", "x": [353.7, 394.3, 394.3, 379.1], "xaxis": "x", "y": [-1430.0, -1430.0, -1450.0, -1450.0], "yaxis": "y"}, {"hoverinfo": "text", "marker": {"color": "rgb(35,205,205)"}, "mode": "lines", "type": "scatter", "x": [0.0, 333.4, 333.4, 0.0], "xaxis": "x", "y": [-1475.0, -1475.0, -1485.0, -1485.0], "yaxis": "y"}, {"hoverinfo": "text", "marker": {"color": "rgb(35,205,205)"}, "mode": "lines", "type": "scatter", "x": [0.0, 431.7, 431.7, 333.4], "xaxis": "x", "y": [-1465.0, -1465.0, -1480.0, -1480.0], "yaxis": "y"}, {"hoverinfo": "text", "marker": {"color": "rgb(35,205,205)"}, "mode": "lines", "type": "scatter", "x": [394.3, 494.1, 494.1, 431.7], "xaxis": "x", "y": [-1440.0, -1440.0, -1472.0, -1472.0], "yaxis": "y"}, {"hoverinfo": "text", "marker": {"color": "rgb(35,205,205)"}, "mode": "lines", "type": "scatter", "x": [405.5, 550.6, 550.6, 494.1], "xaxis": "x", "y": [-1410.0, -1410.0, -1456.0, -1456.0], "yaxis": "y"}, {"hoverinfo": "text", "marker": {"color": "rgb(35,205,205)"}, "mode": "lines", "type": "scatter", "x": [464.3, 583.4, 583.4, 550.6], "xaxis": "x", "y": [-1382.0, -1382.0, -1433.0, -1433.0], "yaxis": "y"}, {"hoverinfo": "text", "marker": {"color": "rgb(0,116,217)"}, "mode": "lines", "type": "scatter", "x": [508.6, 728.2, 728.2, 583.4], "xaxis": "x", "y": [-1240.0, -1240.0, -1408.0, -1408.0], "yaxis": "y"}, {"hoverinfo": "text", "marker": {"color": "rgb(0,116,217)"}, "mode": "lines", "type": "scatter", "x": [696.3, 822.3, 822.3, 728.2], "xaxis": "x", "y": [-985.8, -985.8, -1324.0, -1324.0], "yaxis": "y"}, {"hoverinfo": "text", "marker": {"color": "rgb(0,116,217)"}, "mode": "lines", "type": "scatter", "x": [567.7, 1197.0, 1197.0, 822.3], "xaxis": "x", "y": [-527.5, -527.5, -1155.0, -1155.0], "yaxis": "y"}, {"hoverinfo": "text", "marker": {"color": "rgb(0,116,217)"}, "mode": "lines", "type": "scatter", "x": [787.0, 2117.0, 2117.0, 1197.0], "xaxis": "x", "y": [-205.0, -205.0, -841.2, -841.2], "yaxis": "y"}], "layout": {"autosize": false, "height": 1800, "hovermode": "closest", "showlegend": false, "width": 1600, "xaxis": {"mirror": "allticks", "rangemode": "tozero", "showgrid": false, "showline": true, "showticklabels": true, "ticks": "outside", "type": "linear", "zeroline": false}, "yaxis": {"mirror": "allticks", "rangemode": "tozero", "showgrid": false, "showline": true, "showticklabels": true, "tickmode": "array", "ticks": "outside", "ticktext": {"elided": "149 str values"}, "tickvals": {"elided": "149 int values"}, "type": "linear", "zeroline": false}}}
